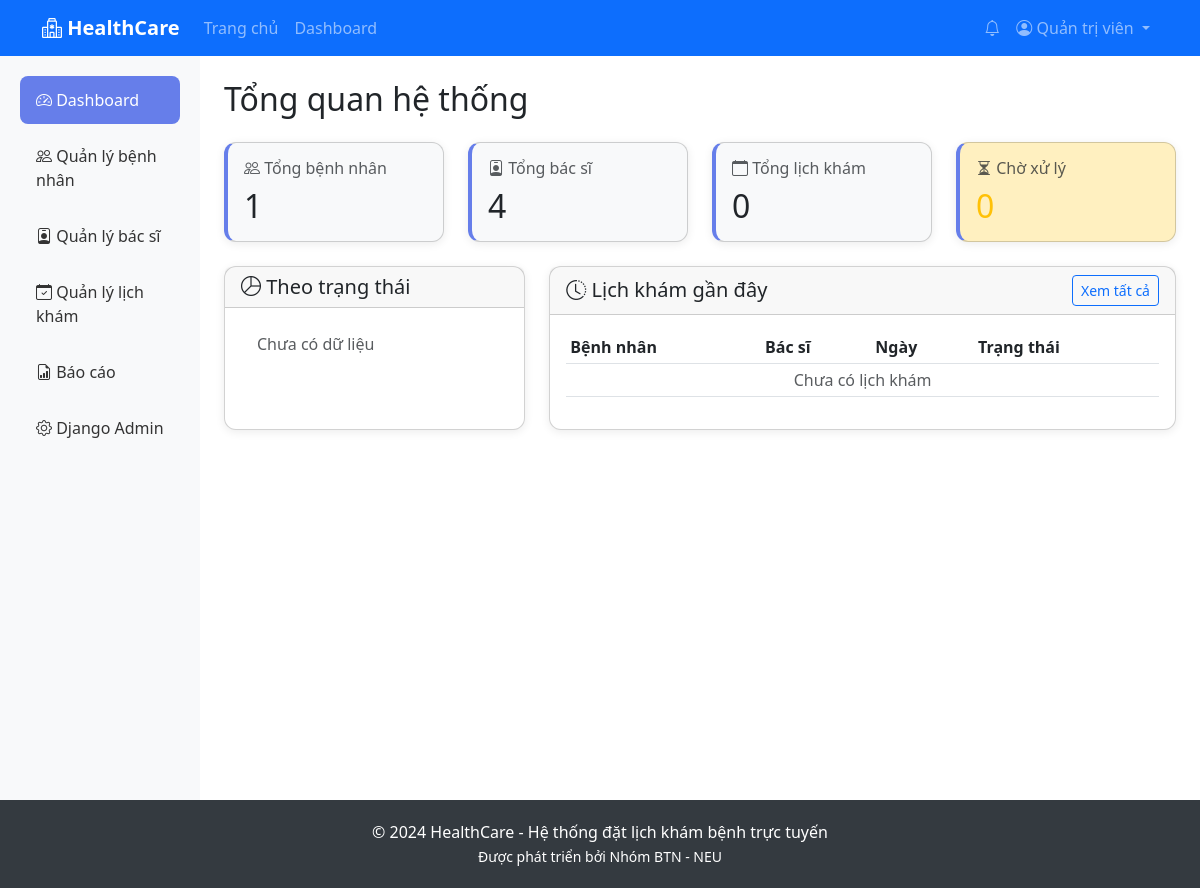
Before: /management/dashboard/ (signed in) with the older database file.
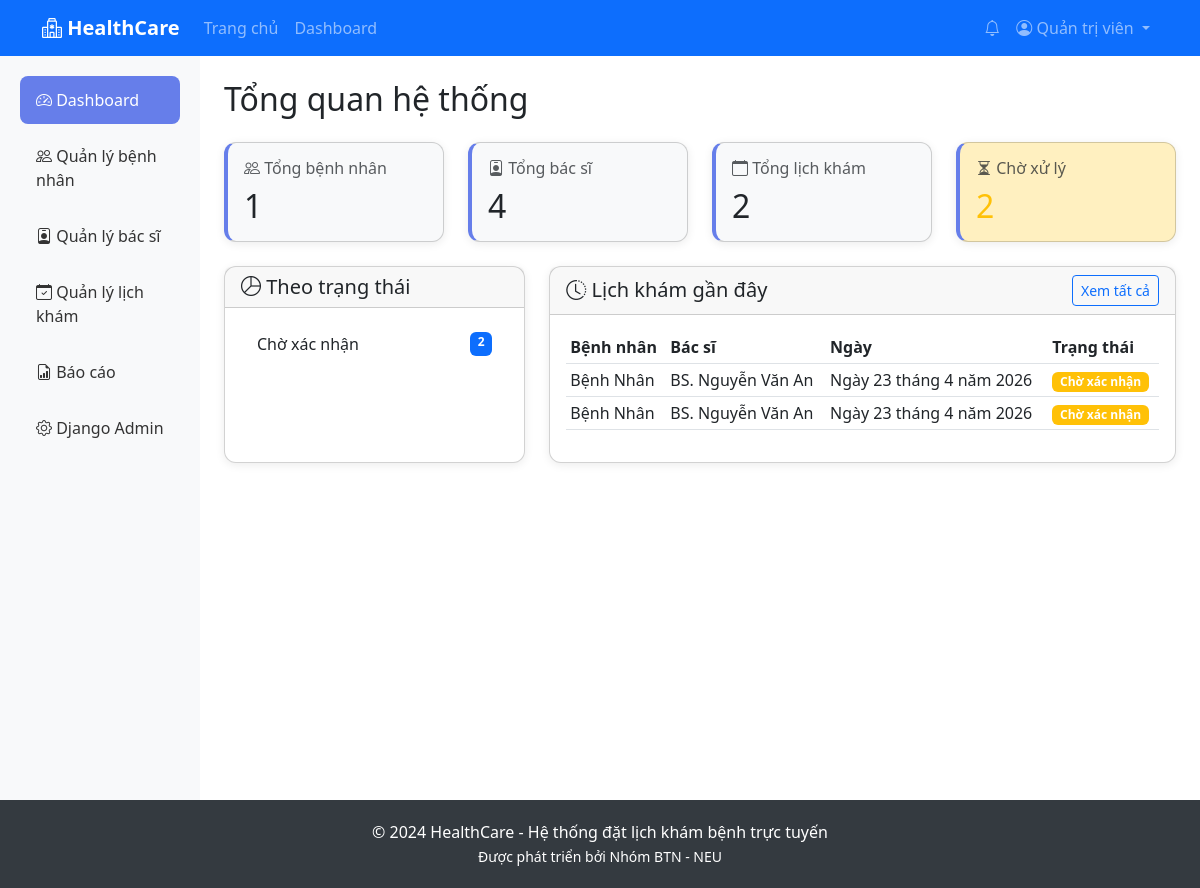
After: the same page with the newer database file.
### appointments/models.py (models this page shows, shortened)
class Appointment(models.Model):
    STATUS_CHOICES = [
        ('pending', 'Chờ xác nhận'),
        ('confirmed', 'Đã xác nhận'),
        ('completed', 'Hoàn thành'),
        ('cancelled', 'Đã hủy'),
        ('rejected', 'Từ chối'),
    ]
    patient = models.ForeignKey(Patient, on_delete=models.CASCADE, related_name='appointments')
    doctor = models.ForeignKey(Doctor, on_delete=models.CASCADE, related_name='appointments')
    appointment_date = models.DateField()
    appointment_time = models.TimeField()
    status = models.CharField(max_length=20, choices=STATUS_CHOICES, default='pending')
    symptoms = models.TextField(blank=True, help_text='Mô tả triệu chứng')
    notes = models.TextField(blank=True, help_text='Ghi chú của bác sĩ')
    checked_in = models.BooleanField(default=False, help_text='Đã check-in khi đến khám')
    checked_in_at = models.DateTimeField(null=True, blank=True)
    created_at = models.DateTimeField(auto_now_add=True)
    updated_at = models.DateTimeField(auto_now=True)
    class Meta:
        verbose_name = 'Lịch khám'
        verbose_name_plural = 'Lịch khám'
        ordering = ['-appointment_date', '-appointment_time']
        constraints = [
            models.UniqueConstraint(
                fields=['doctor', 'appointment_date', 'appointment_time'],
                condition=Q(status__in=['pending', 'confirmed']),
                name='uniq_active_appointment_slot',
            )
        ]

### patients/models.py (models this page shows)
class Patient(models.Model):
    GENDER_CHOICES = [
        ('M', 'Nam'),
        ('F', 'Nữ'),
        ('O', 'Khác'),
    ]
    user = models.OneToOneField(User, on_delete=models.CASCADE, related_name='patient_profile')
    date_of_birth = models.DateField(null=True, blank=True)
    gender = models.CharField(max_length=1, choices=GENDER_CHOICES, blank=True)
    insurance_info = models.CharField(max_length=100, blank=True)
    medical_history = models.TextField(blank=True)
    created_at = models.DateTimeField(auto_now_add=True)
    updated_at = models.DateTimeField(auto_now=True)
    def __str__(self):
        return f"{self.user.get_full_name() or self.user.username}"
    class Meta:
        verbose_name = 'Bệnh nhân'
        verbose_name_plural = 'Bệnh nhân'

### accounts/models.py (models this page shows, shortened)
class User(AbstractUser):
    ROLE_CHOICES = [
        ('patient', 'Bệnh nhân'),
        ('doctor', 'Bác sĩ'),
        ('admin', 'Quản trị viên'),
    ]
    role = models.CharField(max_length=10, choices=ROLE_CHOICES, default='patient')
    phone = models.CharField(max_length=15, blank=True)
    address = models.TextField(blank=True)
    is_active = models.BooleanField(default=True)
    def is_patient(self):
        return self.role == 'patient'
    def is_admin_user(self):
        return self.role == 'admin' or self.is_superuser

### doctors/models.py (models this page shows, shortened)
class Doctor(models.Model):
    STATUS_CHOICES = [
        ('available', 'Đang làm việc'),
        ('busy', 'Bận'),
        ('off', 'Nghỉ phép'),
    ]
    user = models.OneToOneField(User, on_delete=models.CASCADE, related_name='doctor_profile')
    specialization = models.ForeignKey(Specialization, on_delete=models.SET_NULL, null=True, related_name='doctors')
    qualification = models.CharField(max_length=200, blank=True)
    experience_years = models.PositiveIntegerField(default=0)
    consultation_fee = models.DecimalField(max_digits=10, decimal_places=0, default=0)
    status = models.CharField(max_length=20, choices=STATUS_CHOICES, default='available')
    bio = models.TextField(blank=True)
    clinic_name = models.CharField(max_length=200, blank=True, help_text='Tên phòng khám')
    clinic_address = models.TextField(blank=True, help_text='Địa chỉ phòng khám')
    clinic_phone = models.CharField(max_length=15, blank=True, help_text='Số điện thoại phòng khám')
    clinic_map_url = models.URLField(blank=True, help_text='URL Google Maps iframe')
    created_at = models.DateTimeField(auto_now_add=True)
    updated_at = models.DateTimeField(auto_now=True)
    def __str__(self):
        return f"BS. {self.user.get_full_name() or self.user.username}"
    class Meta:
        verbose_name = 'Bác sĩ'
        verbose_name_plural = 'Bác sĩ'

### appointments/views.py (the view)
    def wrapper(request, *args, **kwargs):
        if not request.user.is_admin_user():
            messages.error(request, 'Bạn không có quyền truy cập trang này.')
            return redirect('dashboard')
        return view_func(request, *args, **kwargs)

### appointments/views.py (called while the page is built)
def admin_required(view_func):
    def wrapper(request, *args, **kwargs):
        if not request.user.is_admin_user():
            messages.error(request, 'Bạn không có quyền truy cập trang này.')
            return redirect('dashboard')
        return view_func(request, *args, **kwargs)
    return wrapper

@login_required
@admin_required
def admin_dashboard(request):
    total_patients = Patient.objects.count()
    total_doctors = Doctor.objects.count()
    total_appointments = Appointment.objects.count()
    pending_appointments = Appointment.objects.filter(status='pending').count()
    recent_appointments = Appointment.objects.all().order_by('-created_at')[:10]
    status_stats = Appointment.objects.values('status').annotate(count=Count('id'))
    context = {
        'total_patients': total_patients,
        'total_doctors': total_doctors,
        'total_appointments': total_appointments,
        'pending_appointments': pending_appointments,
        'recent_appointments': recent_appointments,
        'status_stats': list(status_stats),
    }
    return render(request, 'admin_panel/dashboard.html', context)

### templates/admin_panel/dashboard.html (shortened to what the changed rows need)
{% extends 'base.html' %}
{% block content %}
<div class="container-fluid">
    <div class="row">
        <main class="col-md-10 ms-sm-auto px-md-4 py-4">
            <h2 class="mb-4">Tổng quan hệ thống</h2>
            <div class="row g-4 mb-4">
                <div class="col-md-3">
                    <div class="card stat-card h-100 bg-light">
                        <div class="card-body">
                            <h2 class="mb-0">{{ total_patients }}</h2>
                        </div>
                    </div>
                </div>
                <div class="col-md-3">
                    <div class="card stat-card h-100 bg-light">
                        <div class="card-body">
                            <h2 class="mb-0">{{ total_doctors }}</h2>
                        </div>
                    </div>
                </div>
                <div class="col-md-3">
                    <div class="card stat-card h-100 bg-light">
                        <div class="card-body">
                            <h6 class="text-muted"><i class="bi bi-calendar"></i> Tổng lịch khám</h6>
                            <h2 class="mb-0">{{ total_appointments }}</h2>
                        </div>
                    </div>
                </div>
                <div class="col-md-3">
                    <div class="card stat-card h-100 bg-warning bg-opacity-25">
                        <div class="card-body">
                            <h6 class="text-muted"><i class="bi bi-hourglass-split"></i> Chờ xử lý</h6>
                            <h2 class="mb-0 text-warning">{{ pending_appointments }}</h2>
                        </div>
                    </div>
                </div>
            </div>
            <div class="row g-4">
                <div class="col-md-4">
                    <div class="card h-100">
                        <div class="card-body">
                            <ul class="list-group list-group-flush">
                                {% for stat in status_stats %}
                                    <li class="list-group-item d-flex justify-content-between">
                                        <span>
                                            {% if stat.status == 'pending' %}Chờ xác nhận
                                            {% elif stat.status == 'confirmed' %}Đã xác nhận
                                            {% elif stat.status == 'completed' %}Hoàn thành
                                            {% elif stat.status == 'cancelled' %}Đã hủy
                                            {% elif stat.status == 'rejected' %}Từ chối
                                            {% else %}{{ stat.status }}
                                            {% endif %}
                                        </span>
                                        <span class="badge bg-primary">{{ stat.count }}</span>
                                    </li>
                                {% empty %}
                                    <li class="list-group-item text-muted">Chưa có dữ liệu</li>
                                {% endfor %}
                            </ul>
                        </div>
                    </div>
                </div>
                <div class="col-md-8">
                    <div class="card h-100">
                        <div class="card-body">
                            <div class="table-responsive">
                                <table class="table table-sm">
                                    <thead>
                                        <tr>
                                            <th>Bệnh nhân</th>
                                            <th>Bác sĩ</th>
                                            <th>Ngày</th>
                                            <th>Trạng thái</th>
                                        </tr>
                                    </thead>
                                    <tbody>
                                        {% for apt in recent_appointments %}
                                            <tr>
                                                <td>{{ apt.patient }}</td>
                                                <td>{{ apt.doctor }}</td>
                                                <td>{{ apt.appointment_date }}</td>
                                                <td>
                                                    <span class="badge bg-{% if apt.status == 'pending' %}warning{% elif apt.status == 'confirmed' %}success{% elif apt.status == 'completed' %}info{% else %}secondary{% endif %}">
                                                        {{ apt.get_status_display }}
                                                    </span>
                                                </td>
                                            </tr>
                                        {% empty %}
                                            <tr>
                                                <td colspan="4" class="text-muted text-center">Chưa có lịch khám</td>
                                            </tr>
                                        {% endfor %}
                                    </tbody>
                                </table>
                            </div>
                        </div>
                    </div>
                </div>
            </div>
        </main>
    </div>
</div>
{% endblock %}

Changed rows visible on the page:
added Appointment: patient "Bệnh Nhân", doctor "BS. Nguyễn Văn An", appointment_date "Ngày 23 tháng 4 năm 2026", status "Chờ xác nhận"
added Appointment: patient "Bệnh Nhân", doctor "BS. Nguyễn Văn An", appointment_date "Ngày 23 tháng 4 năm 2026", status "Chờ xác nhận"
Other visible differences:
{{ total_appointments }}: "0" → "2"
{{ pending_appointments }}: "0" → "2"
new list line: "Chờ xác nhận 2"
text no longer shown: "Chưa có dữ liệu Chưa có lịch khám"
